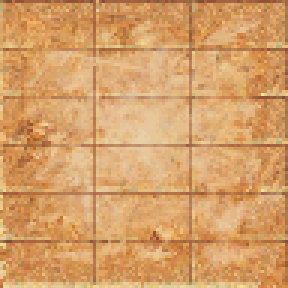
#> input picture buildings/conc_skirt.png, 96 x 96 px (shown 3 times larger)
$ python subimages.py conc_skirt.png skirt.png out.png
#> lines starting #> are read from the running program, lines starting #| are printed output that depends on the picture
import sys
from PIL import Image

img1 = Image.open(sys.argv[1])
#> img1 is the input picture: PIL image 96x96 RGBA; mean R, G, B, A 213.3, 159.4, 103.9, 255
img2 = Image.open(sys.argv[2]).copy()
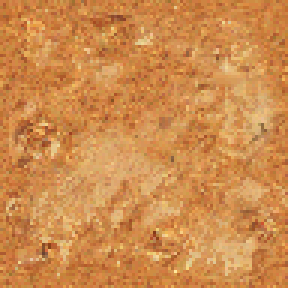
#> input picture buildings/skirt.png, 96 x 96 px (shown 3 times larger)
#> img2 is the input picture: PIL image 96x96 RGBA; mean R, G, B, A 206.5, 139.8, 77.3, 255
px1 = img1.load()
px2 = img2.load()
assert img1.size == img2.size
for x in range(img1.size[0]):
	for y in range(img2.size[1]):
		r1, g1, b1, a1 = px1[x, y]
		r2, g2, b2, a2 = px2[x, y]
		if abs(r1 - r2) + abs(g1 - g2) + abs(b1 - b2) < 20:
			px2[x, y] = (0, 0, 0, 0)
		else:
			px2[x, y] = (r1, g1, b1, 128)
img2.save(sys.argv[3])
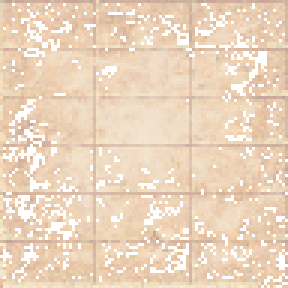
#> saved as out.png: PIL image 96x96 RGBA (shown 3 times larger); mean R, G, B, A 185.7, 139.8, 92.2, 111.4; transparent parts drawn white
